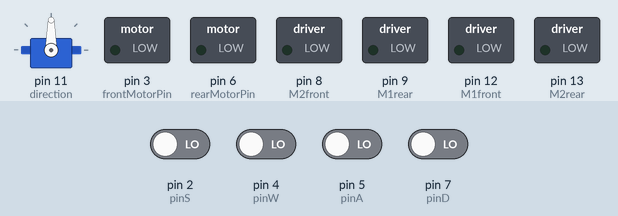
A sketch run on a simulated Arduino Uno, built with avr-gcc and run on an emulated ATmega328P. On the bench: servo, switched loads named in the sketch (green lamp = pin HIGH). The test bench sets the inputs (shaded band); at power-on: pin 2 (pinS), pin 4 (pinW), pin 5 (pinA), pin 7 (pinD) LOW.

Above: at 1.2 s.
1.3 s: pin 2 (pinS) driven HIGH
At 4.1 s:
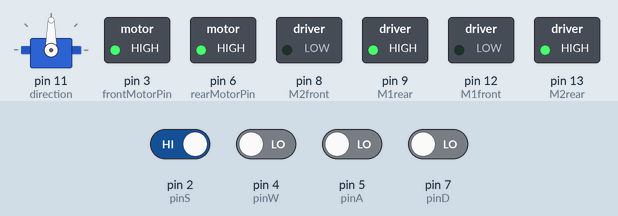
4.3 s: pin 4 (pinW) driven HIGH
At 7.1 s:
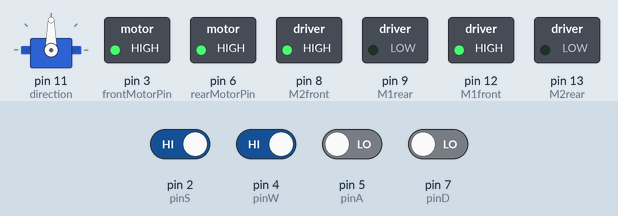
7.3 s: pin 5 (pinA) driven HIGH
At 7.9 s:
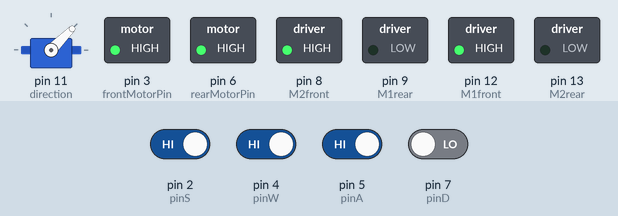
8.8 s: pin 7 (pinD) driven HIGH
At 9.1 s:
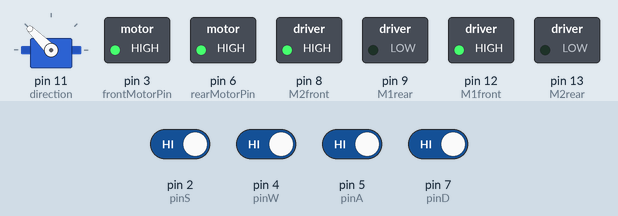
10.3 s: pin 7 (pinD) driven LOW
At 11.5 s:
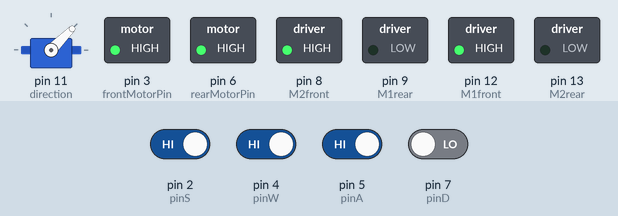
11.8 s: pin 5 (pinA) driven LOW
At 12.7 s:
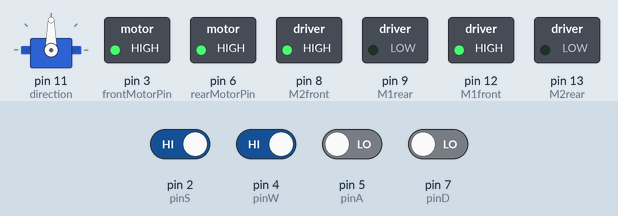
Timing chart, 0 to 14.3 s (numbered marks = the images above; inputs shaded):
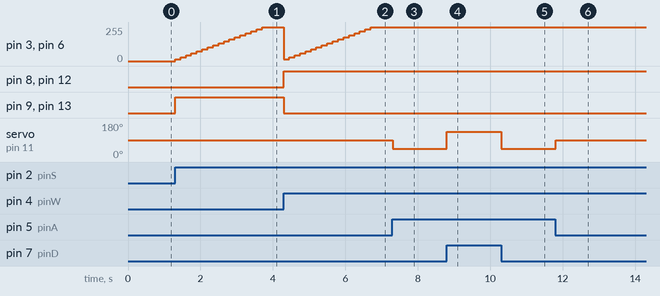

The sketch:

main.ino
```cpp
#include <Servo.h>

const int pinW=4;
const int pinA=5;
const int pinS=2;
const int pinD=7;

const int neutral = 90; //unghiul pentru mers in fata
const int left = 45; //roti orientate la stanga
const int right = 135; //roti orientate la dreapta

const int M1front = 12;
const int M1rear = 9;
const int M2front = 8;
const int M2rear = 13;

const int frontMotorPin = 3;
const int rearMotorPin = 6;

const int maxSpeed=255;
int frontSpeed=0;
int rearSpeed=0;
int accelerationStep=15;
int decelerationStep=30;
int angle=0;

Servo direction;

void setup(){
//Pinii care primesc input de la Raspberry
  pinMode(4, INPUT);
  pinMode(5, INPUT);
  pinMode(2, INPUT);
  pinMode(7, INPUT);

  pinMode(M1front, OUTPUT);
  pinMode(M2front, OUTPUT);
  pinMode(M1rear, OUTPUT);
  pinMode(M2rear, OUTPUT);

  digitalWrite(M1front, LOW);
  digitalWrite(M2front, LOW );
  digitalWrite(M1rear, LOW);
  digitalWrite(M2rear, LOW);

  direction.attach(11);
  direction.write(neutral);

}

void loop(){
  if(digitalRead(pinW)==HIGH){
    if(frontSpeed< maxSpeed){
      digitalWrite(M1front, HIGH);
      digitalWrite(M2front, HIGH);
      digitalWrite(M1rear, LOW);
      digitalWrite(M2rear, LOW);

      frontSpeed += accelerationStep;
      analogWrite(frontMotorPin, frontSpeed);
      analogWrite(rearMotorPin, frontSpeed);
      delay(100);
    }
  }

  if(digitalRead(pinS)==HIGH){
    if(rearSpeed< maxSpeed){
      digitalWrite(M1front, LOW);
      digitalWrite(M2front, LOW);
      digitalWrite(M1rear, HIGH);
      digitalWrite(M2rear, HIGH);

      rearSpeed += accelerationStep;
      analogWrite(frontMotorPin, rearSpeed);
      analogWrite(rearMotorPin, rearSpeed);
      delay(100);
    }
  }

  if(digitalRead(pinA)==HIGH){
    if(angle!=left){
      angle=left;
      direction.write(angle);
    }
  }

  if(digitalRead(pinD)==HIGH){
    if(angle!=right){
      angle=right;
      direction.write(angle);
    }
  }

  if(digitalRead(pinA)==LOW && digitalRead(pinD)==LOW){
    if(angle!=neutral){
      angle=neutral;
      direction.write(neutral);
    }
  }

  if(digitalRead(pinW) == LOW && digitalRead(pinS) == LOW){
    digitalWrite(M1front, LOW);
    digitalWrite(M2front, LOW);
    digitalWrite(M1rear, LOW);
    digitalWrite(M2rear, LOW);

    if(rearSpeed>0){
      if(rearSpeed - decelerationStep >=0)
        rearSpeed -= decelerationStep;
      else
        rearSpeed -= 15;
    }

    if(frontSpeed>0){
      if(frontSpeed - decelerationStep >= 0)
        frontSpeed -= decelerationStep;
      else
        frontSpeed -= 15;
    }
    delay(50);
  }
delay(50);
}
```

Measured:
- after the input at 1.3 s, pin 3 (frontMotorPin), pin 6 (rearMotorPin): moves from 0/255 to 255/255 over 2.4 s, starting at once; pin 9 (M1rear), pin 13 (M2rear): LOW → HIGH at once
- after the input at 4.3 s, pin 3 (frontMotorPin), pin 6 (rearMotorPin): 255/255 → 15/255 at once, → 30/255 0.15 s later, → 45/255 0.15 s later, → 60/255 0.15 s later, … (17 changes in this stretch); pin 8 (M2front), pin 12 (M1front): LOW → HIGH at once; pin 9 (M1rear), pin 13 (M2rear): HIGH → LOW at once
- after the input at 7.3 s, servo on pin 11 (direction): 90° → 45° at once
- after the input at 8.8 s, servo on pin 11 (direction): 45° → 135° at once
- after the input at 10.3 s, servo on pin 11 (direction): 135° → 45° at once
- after the input at 11.8 s, servo on pin 11 (direction): 45° → 90° at once
